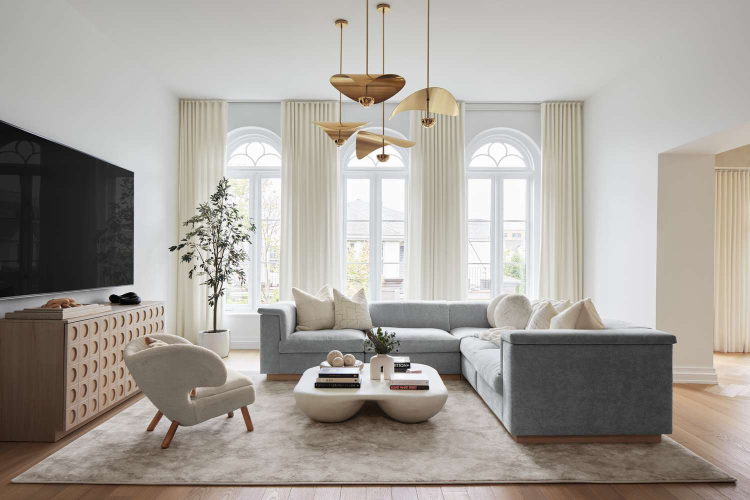
#> input picture VisionSpaceAI/room.jpg, 1500 x 1000 px (shown at 1/2 size)
$ python -i image_preprocessor.py   (imports and definitions only)
#> lines starting #> are read from the running program, lines starting #| are printed output that depends on the picture
#> further down, picture is the input picture: shape (1000, 1500, 3); mean B, G, R 155.1, 161.7, 167
"""
Module: image_preprocessor.py
Step 5: Image Preprocessing
- Resize to 224x224
- Normalize pixel values
- Apply Gaussian Blur
- Apply Canny Edge Detection
"""
import cv2
import numpy as np


def preprocess_frame(frame: np.ndarray) -> dict:
    """Preprocess a single frame."""
    # Resize to 224x224
    resized = cv2.resize(frame, (224, 224))
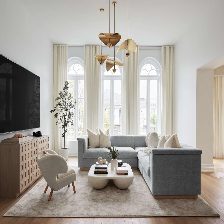
#> resized: shape (224, 224, 3); mean B, G, R 155.1, 161.8, 167

    # Normalize pixel values to [0, 1]
    normalized = resized.astype(np.float32) / 255.0

    # Gaussian Blur for noise reduction
    blurred = cv2.GaussianBlur(resized, (5, 5), 0)
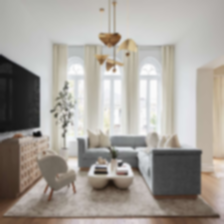
#> blurred: shape (224, 224, 3); mean B, G, R 155.1, 161.8, 167

    # Canny Edge Detection for structural guidance
    gray = cv2.cvtColor(blurred, cv2.COLOR_BGR2GRAY)
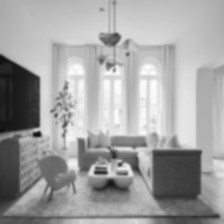
#> gray: shape (224, 224); min 16, max 252, mean 162.6
    edges = cv2.Canny(gray, threshold1=50, threshold2=150)
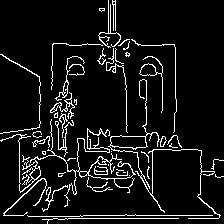
#> edges: shape (224, 224); 7.9% white in thin lines or dots

    return {
        'original': resized,
        'normalized': normalized,
        'blurred': blurred,
        'edges': edges,
        'raw': frame
    }


def preprocess_frames(frames: list) -> list:
    """Preprocess a list of frames."""
    return [preprocess_frame(f) for f in frames]

>>> import cv2
>>> picture = cv2.imread('room.jpg')
>>> result = preprocess_frame(picture)
#> result = 5 items
